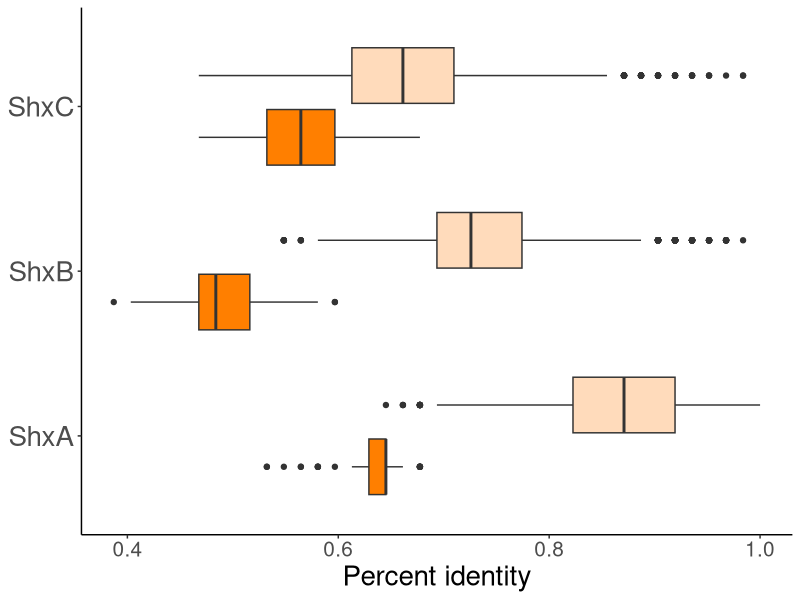

This chart was generated by the following R code:
library(ggplot2)
library(patchwork)
library(getopt)

Shx_pairwiseID <- read.delim("Shx_pairwiseID_split.tsv", header=FALSE)

Shx<-ggplot(Shx_pairwiseID, aes(x = V3, y = V1)) + geom_boxplot(aes(fill = V2)) + theme_classic() + scale_fill_manual(values = c("#ff7f00", "#ffdbbb")) +
ylab(NULL) + 
xlab("Percent identity") + 
theme(axis.text.y = element_text(size = 20), axis.title.y = element_blank(), axis.title.x = element_text(size = 20), axis.text.x = element_text(size = 15)) + theme(legend.position = "none")

pdf("lycanidae_pairwise_Shx.pdf", height = 5, width = 7)
print(Shx)
dev.off()




ShxA_pairwiseID <- read.delim("ShxA_pairwiseID_split.tsv", header=FALSE)
ShxB_pairwiseID <- read.delim("ShxB_pairwiseID_split.tsv", header=FALSE)
ShxC_pairwiseID <- read.delim("ShxC_pairwiseID_split.tsv", header=FALSE)

ShxA_split<-split(ShxA_pairwiseID, ShxA_pairwiseID$V1)
ShxA_lyc<-ShxA_split$LycSp
ShxA_nonlyc<-ShxA_split$NonLycSp

ShxA_stats <- wilcox.test(ShxA_lyc$V2, ShxA_nonlyc$V2, paired=FALSE) 
ShxA_pvalue<-ShxA_stats$p.value

ShxB_split<-split(ShxB_pairwiseID, ShxB_pairwiseID$V1)
ShxB_lyc<-ShxB_split$LycSp
ShxB_nonlyc<-ShxB_split$NonLycSp

ShxB_stats <- wilcox.test(ShxB_lyc$V2, ShxB_nonlyc$V2, paired=FALSE) 
ShxB_pvalue<-ShxB_stats$p.value

ShxC_split<-split(ShxC_pairwiseID, ShxC_pairwiseID$V1)
ShxC_lyc<-ShxC_split$LycSp
ShxC_nonlyc<-ShxC_split$NonLycSp

ShxC_stats <- wilcox.test(ShxC_lyc$V2, ShxC_nonlyc$V2, paired=FALSE) 
ShxC_pvalue<-ShxC_stats$p.value

ShxA_pvalue
ShxB_pvalue
ShxC_pvalue
